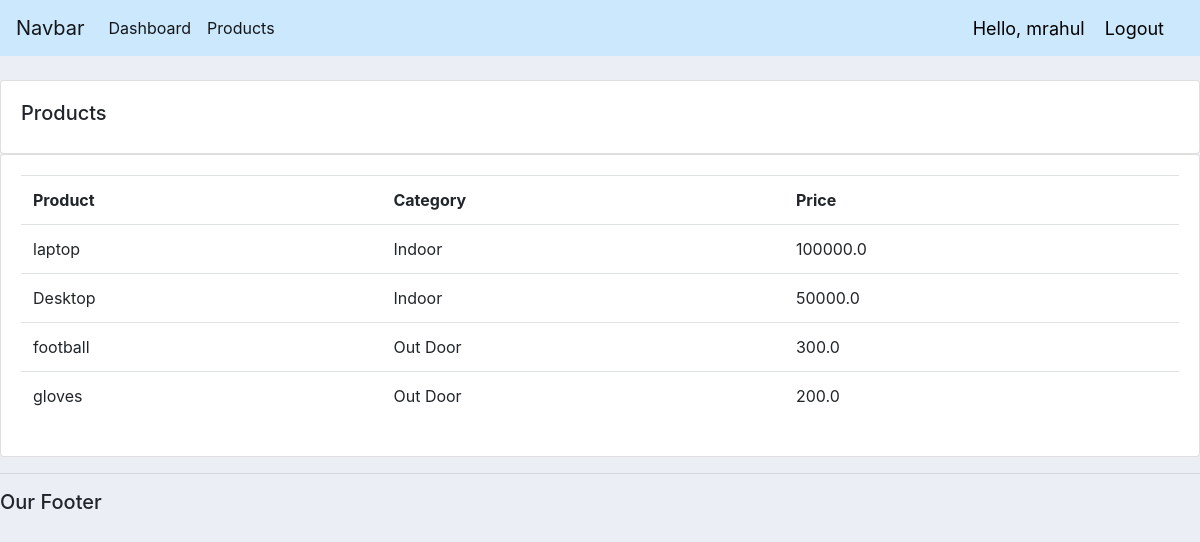
Screenshot of /products/ (signed in) with the database file from the repository.
### accounts/models.py (models this page shows, shortened)
class Product(models.Model):
	CATEGORY = (
			('Indoor', 'Indoor'),
			('Out Door', 'Out Door'),
			)
	name = models.CharField(max_length=200, null=True)
	price = models.FloatField(null=True)
	category = models.CharField(max_length=200, null=True, choices=CATEGORY)
	description = models.CharField(max_length=200, null=True, blank=True)
	date_created = models.DateTimeField(auto_now_add=True, null=True)
	tags = models.ManyToManyField(Tag)

### accounts/views.py (the view)
# urls.py: path('products/', views.products, name="products"),
@login_required(login_url='login')
def products(request):
	products = Product.objects.all()
	return render(request, 'accounts/products.html', {'products':products})

### accounts/templates/accounts/products.html
{% extends 'accounts/main.html' %}
{% block content %}
        <br>
		<div class="row">
			<div class="col-md">
				<div class="card card-body">
					<h5>Products</h5>
				</div>
				<div class="card card-body">
					<table class="table">
						<tr>
							<th>Product</th>
							<th>Category</th>
							<th>Price</th>
						</tr>
						{% for i in products %}
							<tr>
								<td>{{i.name}}</td>
								<td>{{i.category}}</td>
								<td>{{i.price}}</td>
							</tr>
						{% endfor %}
					</table>
				</div>
			</div>
		</div>
{% endblock %}

### accounts/templates/accounts/navbar.html (shortened to what this page needs)
<nav class="navbar navbar-expand-lg navbar-light" style="background-color: #cce8fc;">
    <a class="navbar-brand" href="#">Navbar</a>
    <div class="collapse navbar-collapse" id="navbarNav">
      <ul class="navbar-nav">
        <li class="nav-item active">
          <a class="nav-link" href="{% url 'home' %}">Dashboard </a>
        </li>
        <li class="nav-item active">
          <a class="nav-link" href="{% url 'products' %}">Products</a>
        </li>
      </ul>
    </div>
    <span class="hello-msg">Hello, {{request.user}}</span>
    <span ><a  class="hello-msg" href="{% url 'logout' %}">Logout</a></span>
  </nav>

### accounts/templates/accounts/main.html (style rules this page uses)
body { background-color: #ebeff5; }

### accounts/templates/accounts/navbar.html (style rules this page uses)
.hello-msg { font-size: 18px; color: rgb(0, 0, 0); margin-right: 20px; }

### rows the page displays
Product: name "laptop", category "Indoor", price "100000.0"
Product: name "Desktop", category "Indoor", price "50000.0"
Product: name "football", category "Out Door", price "300.0"
Product: name "gloves", category "Out Door", price "200.0"

### other values shown
{{ request.user }} "mrahul"
